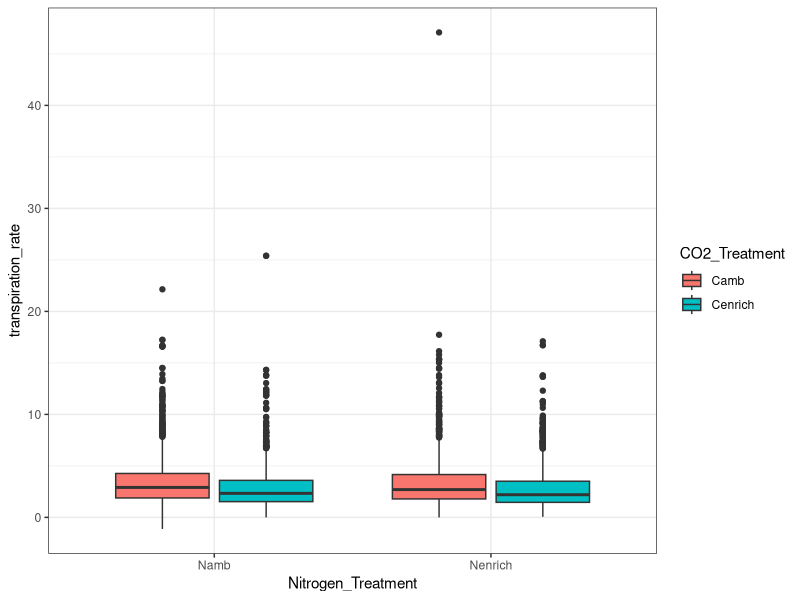
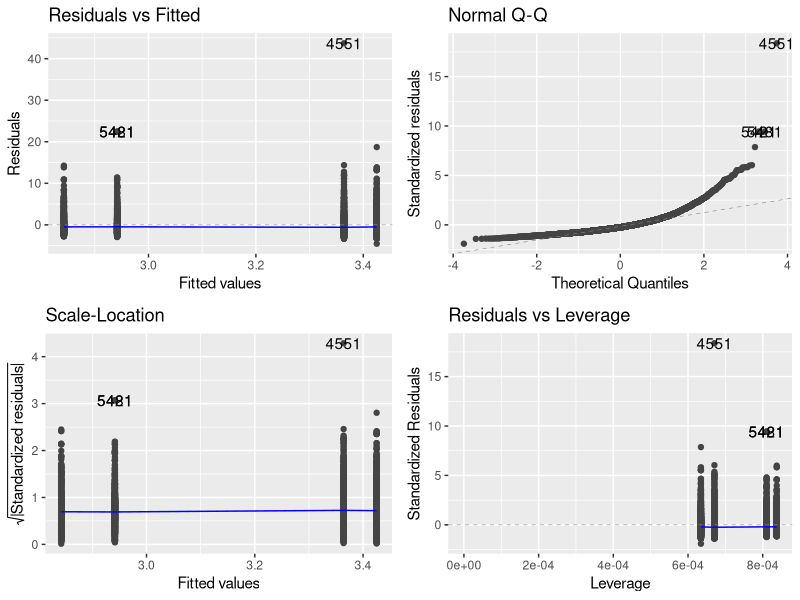
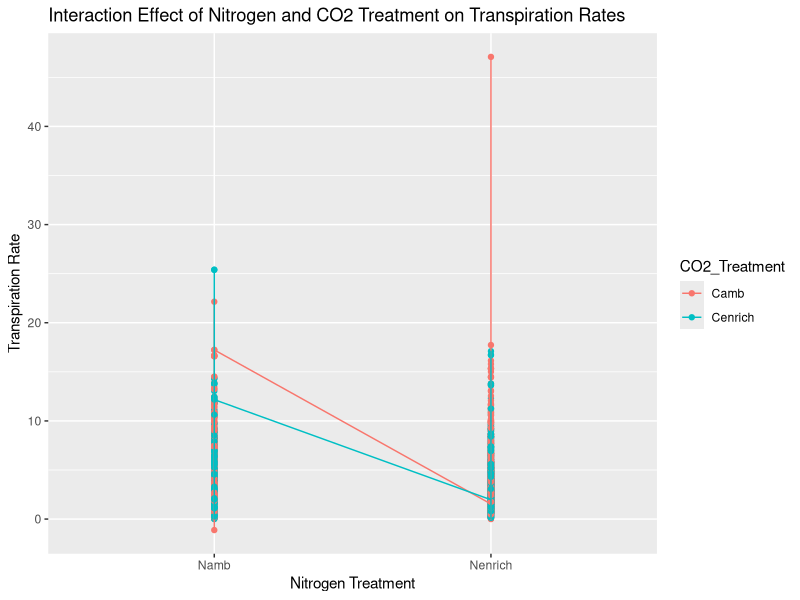

The R source for these figures, in order:
## ---- chunk 1
rm(list=ls())
library(tidyverse)
library(here)
library(multcomp)
library(ggfortify)
## ---- chunk 2
data<- read.csv(here("data","filtered_e141_Photosynthesis_data.csv"))
## ---- chunk 3
head(data)
glimpse(data)
## ---- chunk 4
data$Nitrogen_Treatment<- as.factor(data$Nitrogen_Treatment)
data$CO2_Treatment<- as.factor(data$CO2_Treatment)
## ---- chunk 5
levels(data$CO2_Treatment)
levels(data$Nitrogen_Treatment)
## ---- chunk 6
ggplot(data, aes(x = Nitrogen_Treatment, y = transpiration_rate, fill = CO2_Treatment)) +
  geom_boxplot()+
  theme_bw()

## ---- chunk 7
model <- aov(transpiration_rate ~ Nitrogen_Treatment * CO2_Treatment, data = data)
## ---- chunk 8
autoplot(model)
## ---- chunk 9
summary(model) 
## ---- chunk 10
TukeyHSD(model) 
## ---- chunk 11
ggplot(data, aes( x = Nitrogen_Treatment, y= transpiration_rate, color = CO2_Treatment, group = CO2_Treatment))+
  geom_point()+
  geom_line()+
  labs(title = "Interaction Effect of Nitrogen and CO2 Treatment on Transpiration Rates", 
       x = "Nitrogen Treatment",
       y = "Transpiration Rate")
